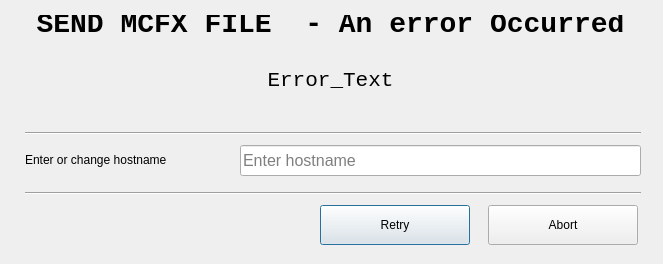
<?xml version="1.0" encoding="UTF-8"?>
<ui version="4.0">
 <class>Dialog</class>
 <widget class="QDialog" name="Dialog">
  <property name="geometry">
   <rect>
    <x>0</x>
    <y>0</y>
    <width>663</width>
    <height>264</height>
   </rect>
  </property>
  <property name="contextMenuPolicy">
   <enum>Qt::NoContextMenu</enum>
  </property>
  <property name="windowTitle">
   <string>P2PP - File Transfer Error Dialog</string>
  </property>
  <widget class="QLabel" name="label_4">
   <property name="geometry">
    <rect>
     <x>5</x>
     <y>15</y>
     <width>651</width>
     <height>19</height>
    </rect>
   </property>
   <property name="font">
    <font>
     <family>Courier New</family>
     <pointsize>21</pointsize>
     <weight>75</weight>
     <italic>false</italic>
     <bold>true</bold>
    </font>
   </property>
   <property name="text">
    <string>SEND MCFX FILE  - An error Occurred</string>
   </property>
   <property name="alignment">
    <set>Qt::AlignCenter</set>
   </property>
  </widget>
  <widget class="QLabel" name="label_5">
   <property name="geometry">
    <rect>
     <x>0</x>
     <y>45</y>
     <width>661</width>
     <height>71</height>
    </rect>
   </property>
   <property name="font">
    <font>
     <family>Courier New</family>
     <pointsize>16</pointsize>
     <weight>50</weight>
     <bold>false</bold>
    </font>
   </property>
   <property name="text">
    <string>Error_Text</string>
   </property>
   <property name="alignment">
    <set>Qt::AlignCenter</set>
   </property>
  </widget>
  <widget class="QPushButton" name="AbortButton">
   <property name="geometry">
    <rect>
     <x>488</x>
     <y>205</y>
     <width>150</width>
     <height>40</height>
    </rect>
   </property>
   <property name="focusPolicy">
    <enum>Qt::NoFocus</enum>
   </property>
   <property name="text">
    <string>Abort</string>
   </property>
  </widget>
  <widget class="QPushButton" name="RetryButton">
   <property name="geometry">
    <rect>
     <x>320</x>
     <y>205</y>
     <width>150</width>
     <height>40</height>
    </rect>
   </property>
   <property name="focusPolicy">
    <enum>Qt::StrongFocus</enum>
   </property>
   <property name="text">
    <string>Retry</string>
   </property>
  </widget>
  <widget class="QLineEdit" name="hostname">
   <property name="geometry">
    <rect>
     <x>240</x>
     <y>145</y>
     <width>401</width>
     <height>31</height>
    </rect>
   </property>
   <property name="font">
    <font>
     <pointsize>12</pointsize>
    </font>
   </property>
   <property name="placeholderText">
    <string>Enter hostname</string>
   </property>
  </widget>
  <widget class="QLabel" name="hn">
   <property name="geometry">
    <rect>
     <x>25</x>
     <y>150</y>
     <width>221</width>
     <height>20</height>
    </rect>
   </property>
   <property name="text">
    <string>Enter or change hostname</string>
   </property>
  </widget>
  <widget class="Line" name="line">
   <property name="geometry">
    <rect>
     <x>25</x>
     <y>125</y>
     <width>616</width>
     <height>16</height>
    </rect>
   </property>
   <property name="orientation">
    <enum>Qt::Horizontal</enum>
   </property>
  </widget>
  <widget class="Line" name="line_2">
   <property name="geometry">
    <rect>
     <x>25</x>
     <y>185</y>
     <width>616</width>
     <height>16</height>
    </rect>
   </property>
   <property name="orientation">
    <enum>Qt::Horizontal</enum>
   </property>
  </widget>
 </widget>
 <resources/>
 <connections/>
</ui>
